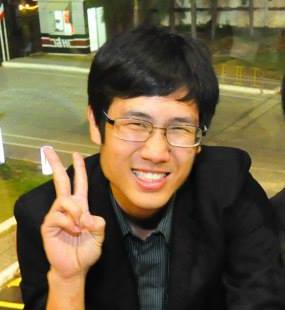
%> input picture raw_data/Print.jpg, 285 x 310 px
$ octave --eval "result = modified_sobel(imread('../raw_data/Print.jpg'));"   (GNU Octave 9; MATLAB toolbox functions it lacks are replaced by stand-ins)
%> lines starting %> are read from the running program, lines starting %| are printed output that depends on the picture
%clear; close all; clc;
%f = imread('../raw_data/print.jpg');
function E = modified_sobel(f)

CLASS = class(f);
%> CLASS = 'uint8'
if length(size(f)) > 2
    f = rgb2gray(f);
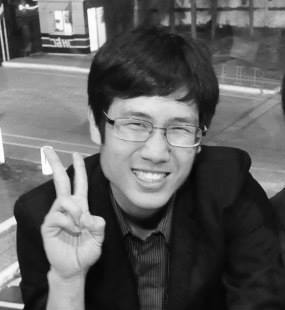
%> f: size 310x285 uint8; min 2, max 255, mean 94.2
end
f = double(f);
%> f: size 310x285 double
H0 = [-1 0 1; -2 0 2; -1 0 1];
H1 = [-2 -1 0; -1 0 1; 0 1 2];
H2 = [-1 -2 -1; 0 0 0; 1 2 1];
H3 = [0 -1 -2; 1 0 -1; 2 1 0];
d0 = conv2(f, H0, 'same');
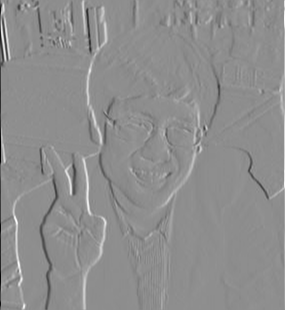
%> d0: size 310x285 double; min -1017, max 808, mean 1.2; drawn with min black and max white
d1 = conv2(f, H1, 'same');
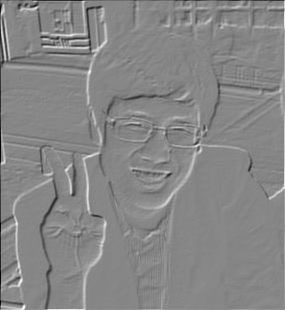
%> d1: size 310x285 double; min -768, max 688, mean 1.4; drawn with min black and max white
d2 = conv2(f, H2, 'same');
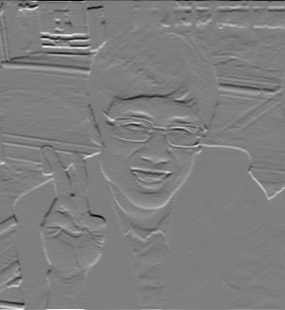
%> d2: size 310x285 double; min -756, max 767, mean 0.7; drawn with min black and max white
d3 = conv2(f, H3, 'same');
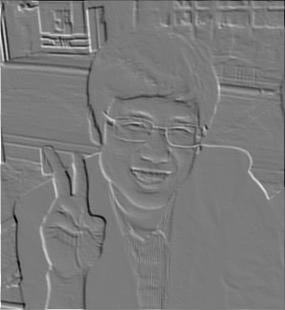
%> d3: size 310x285 double; min -752, max 809, mean -0.4; drawn with min black and max white

E = [d0(:)' ; d1(:)' ; d2(:)' ; d3(:)'];
E = max(abs(E), [], 1);
E = reshape(E, size(f));
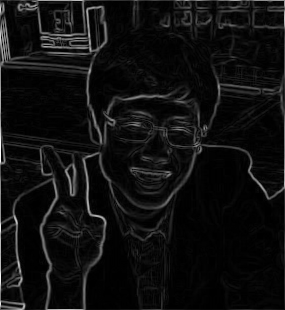
%> E: size 310x285 double; min 0, max 1017, mean 64; drawn with min black and max white

if strcmp(CLASS, 'uint8')
    E = uint8(E);
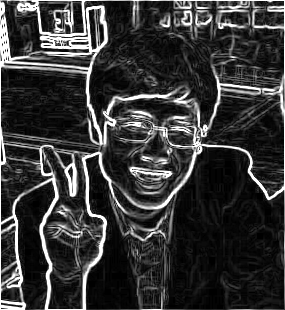
%> E: size 310x285 uint8; min 0, max 255, mean 55
end

end

$ run again, on raw_data/Parn.jpg
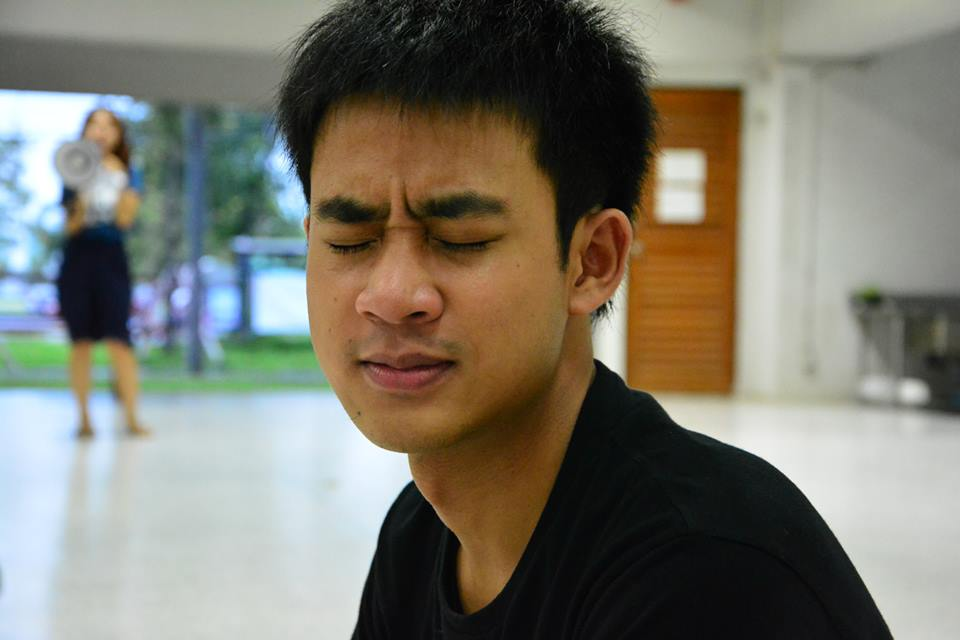
%> input picture raw_data/Parn.jpg, 960 x 640 px
%> in modified_sobel, `d3 = conv2(f, H3, 'same');`:
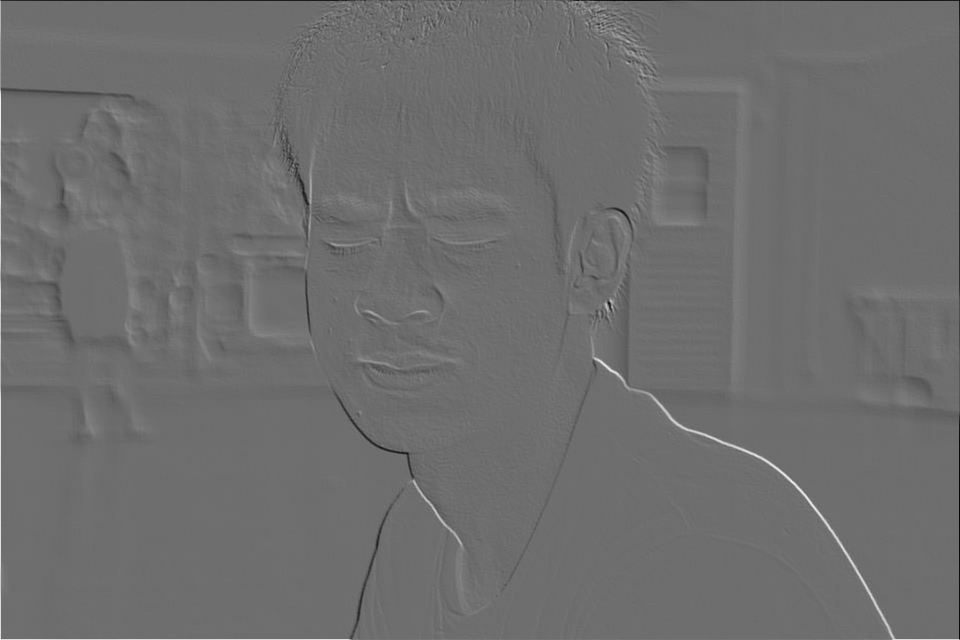
%> d3: size 640x960 double; min -648, max 848, mean 0; drawn with min black and max white
%> in modified_sobel, `E = uint8(E);`:
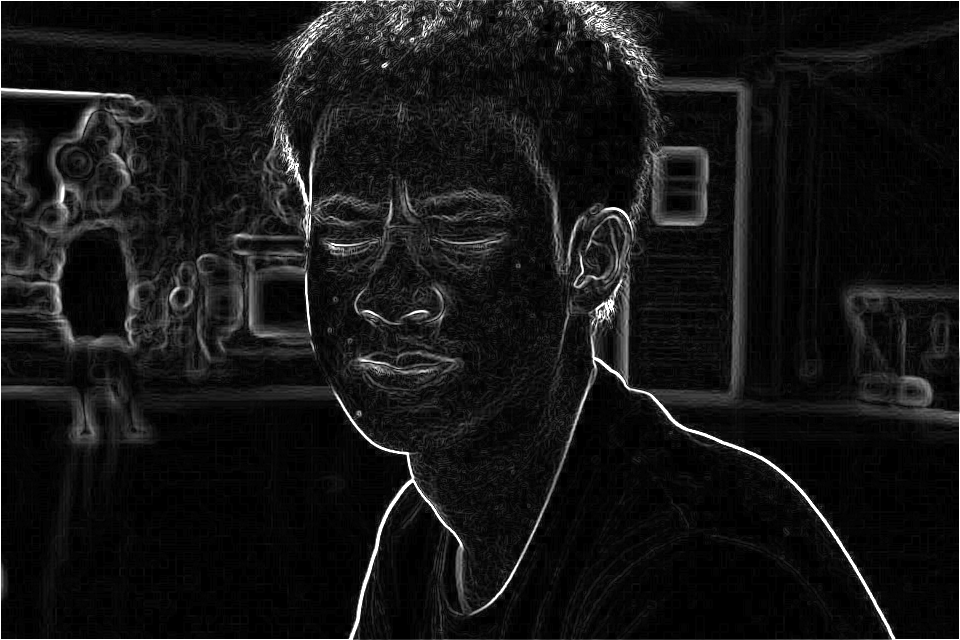
%> E: size 640x960 uint8; min 0, max 255, mean 21.3
